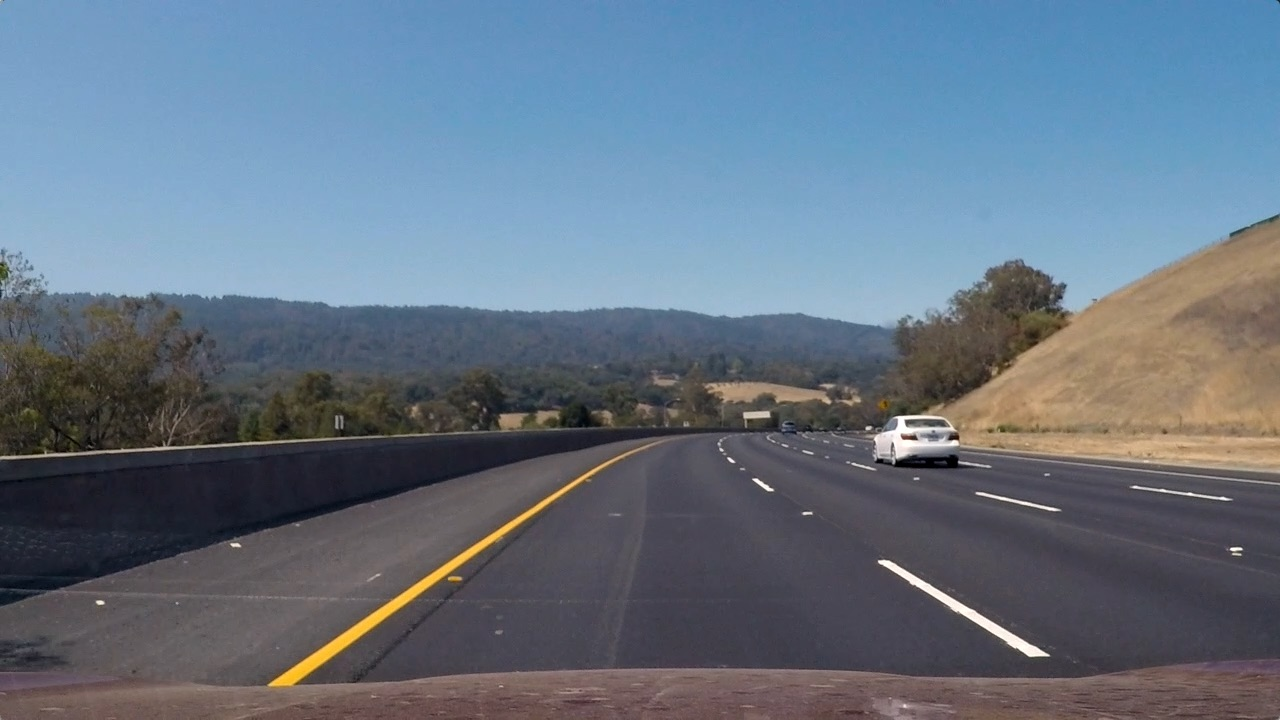
#> input picture Task2/Perspective_task/test3.jpg, 1280 x 720 px
$ jupyter execute --allow-errors Perspective_task.ipynb   (shell and % lines are left out)
#> lines starting #> are read from the running program, lines starting #| are printed output that depends on the picture
#> further down, task_image is the input picture: shape (720, 1280, 3); mean R, G, B 101.1, 115.3, 130.7
[cell 1]
import numpy as np
import cv2
import matplotlib.pyplot as plt
import matplotlib.image as mpimg

[cell 2]
def cameraCalibrate(image):
    # Compute the camera calibration matrix and distortion coefficients given a set of chessboard images.
    import glob

    #read in and make a list of calibration images
    images = glob.glob('./camera_cal/calibration*.jpg')

    #Arrays to store objects points and image points from all the images
    objpoints = [] #3d points
    imgpoints = [] #2d points

    #prepare points
    objp  = np.zeros((9*6,3),np.float32)
    objp[:,:2] = np.mgrid[0:9,0:6].T.reshape(-1,2)


    for fname in images:
        #read in each image
        img = mpimg.imread(fname)
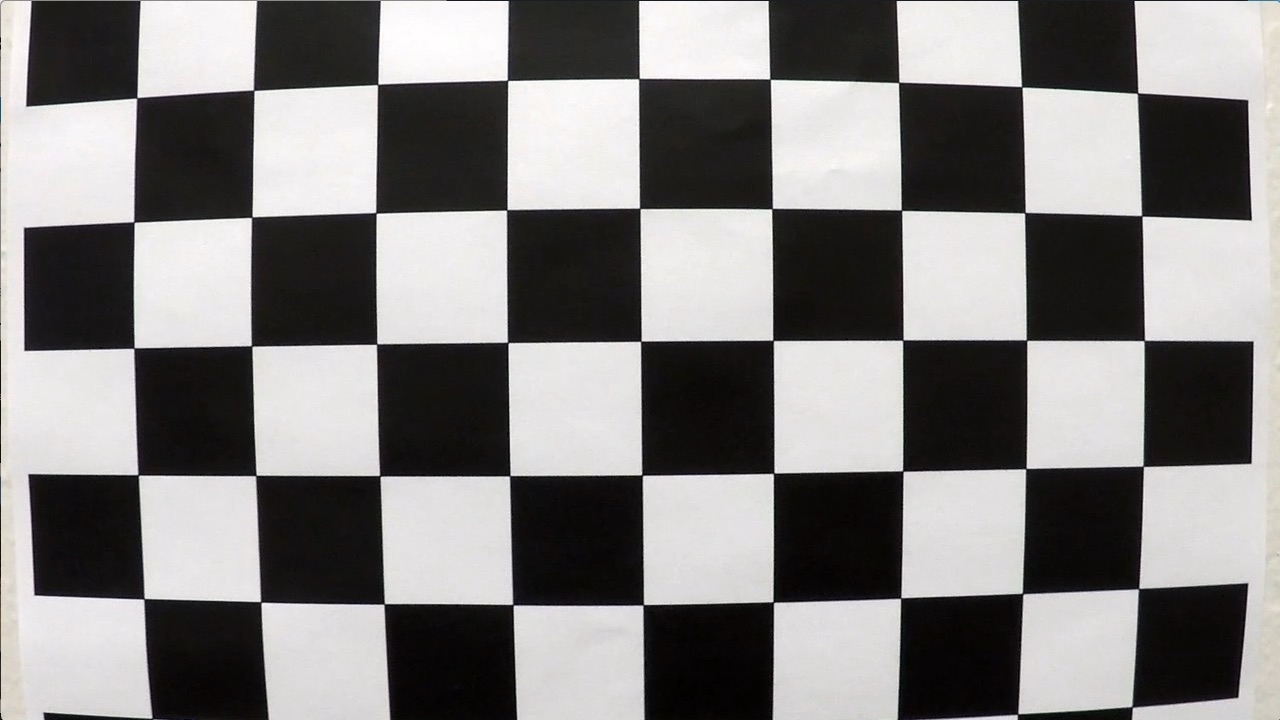
#> input picture Task2/Perspective_task/camera_cal/calibration1.jpg, 1280 x 720 px
#> img is the input picture: shape (720, 1280, 3); mean R, G, B 130.1, 128.4, 127.8
        #convert image to gray scale
        gray  = cv2.cvtColor(img,cv2.COLOR_RGB2GRAY)
        #find corners
        ret,corners = cv2.findChessboardCorners(gray,(9,6),None)
#> ret = False; corners = None
        if ret == True:
            imgpoints.append(corners)
            objpoints.append(objp)

    shape =(img.shape[1],img.shape[0])
#> shape = (1280, 720)
    ret, mtx, dist, rvect, tvect = cv2.calibrateCamera(objpoints,imgpoints,shape,None,None)

    #undistored the image
    undistorted_image = cv2.undistort(image, mtx, dist, None, mtx)
    return undistorted_image

## Load Task Image

[cell 3]
task_image = mpimg.imread('./test3.jpg')

f, (ax2) = plt.subplots(1, 1, figsize=(20,10))
#ax1.set_title('Original image', fontsize=20)
#ax1.imshow(task_image)
ax2.set_title('calibrated image', fontsize=20)
#> (the rest of this cell did not finish here and is left out)

## Src Points

[cell 4]
# source points
# make sure that the points follow the right arrangement whether it's clockwise or counter-clockwise
# source and destination points must have the same arrangement whether it's clockwise or counter-clockwise
# The points in src array are (x,y).
src = np.float32([[50,680],[1200,660],
                  [800,470],[480,478]])

# visualize your mask region
f, (ax1) = plt.subplots(1, 1, figsize=(20,10))
ax1.set_title('source area', fontsize=20)
ax1.imshow(task_image)
ordered_y = [src[0][1],src[1][1],src[2][1],src[3][1],src[0][1]]
ordered_x = [src[0][0],src[1][0],src[2][0],src[3][0],src[0][0]]
ax1.plot(ordered_x,ordered_y , color='red', alpha=0.7,
    linewidth=3, solid_capstyle='round', zorder=2)
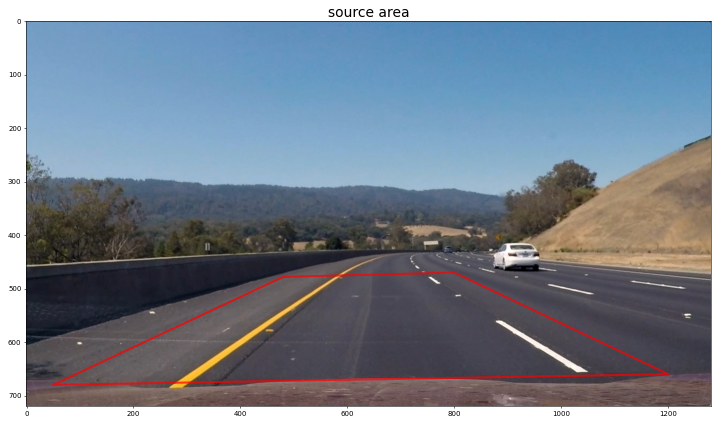
#> figure drawn by matplotlib, 1 panel

[cell 5]
## Dst Points

[cell 6]
# destination points
# make sure that the points follow the right arrangement whether it's clockwise or counter-clockwise
# source and destination points must have the same arrangement whether it's clockwise or counter-clockwise
# The points in src array are (x,y).
dst = np.float32([[25,700],[1260,700],
                  [1260,25],[25,25]])

# visualize your mask region
f, (ax1) = plt.subplots(1, 1, figsize=(20,10))
ax1.set_title('destination area', fontsize=20)
ax1.imshow(task_image)
ordered_y = [dst[0][1],dst[1][1],dst[2][1],dst[3][1],dst[0][1]]
ordered_x = [dst[0][0],dst[1][0],dst[2][0],dst[3][0],dst[0][0]]
ax1.plot(ordered_x,ordered_y , color='red', alpha=0.7,
    linewidth=3, solid_capstyle='round', zorder=2)
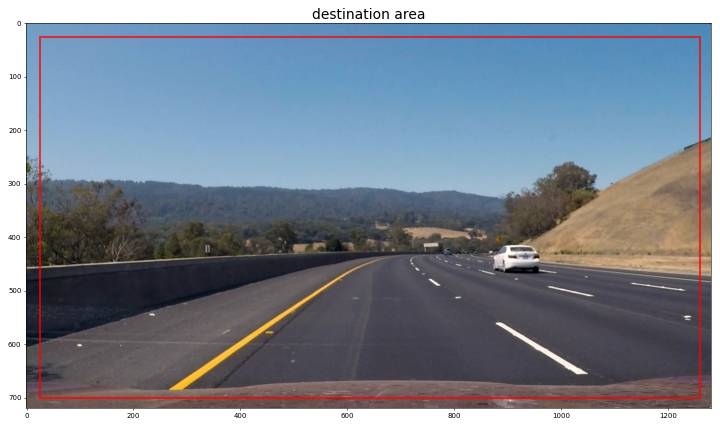
#> figure drawn by matplotlib, 1 panel

## Perspective Transformation

[cell 7]
def perspective_transform(undistorted):
    img_size = (undistorted.shape[1], undistorted.shape[0])
#> img_size = (1280, 720)
    M = cv2.getPerspectiveTransform(src,dst)
    transformed_img = cv2.warpPerspective(undistorted,M,img_size,flags=cv2.INTER_LINEAR)
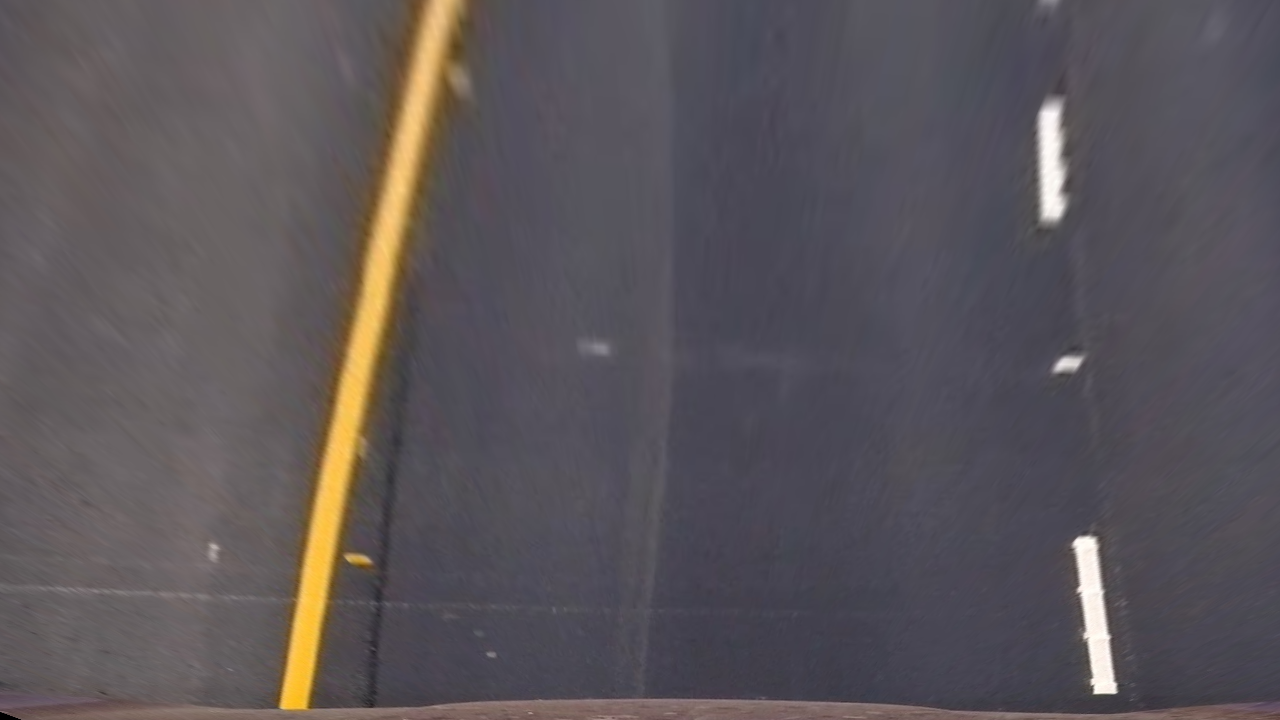
#> transformed_img: shape (720, 1280, 3); mean R, G, B 90.8, 85.2, 89.4
    return transformed_img

## Perspective Transformation result

[cell 8]
# Undistord the image then apply perspective transformation
transformed_img = perspective_transform(task_image)
# visualize your results
f, (ax1,ax2) = plt.subplots(1, 2, figsize=(20,10))
ax1.set_title('Original image', fontsize=20)
ax1.imshow(task_image)
ax2.set_title('Transformed imagea', fontsize=20)
ax2.imshow(transformed_img)
